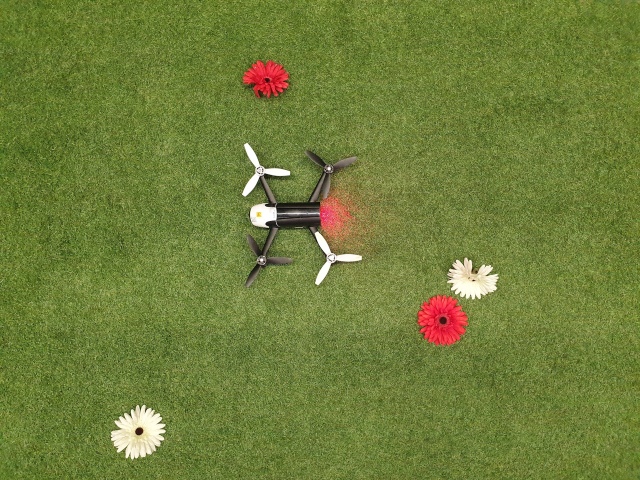
#> input picture bebop_flowers_1.jpg, 1280 x 960 px (shown at 1/2 size); the run also reads 1 picture not shown here
$ jupyter execute 'Optical flow estimation.ipynb'   (shell and % lines are left out)
#> lines starting #> are read from the running program, lines starting #| are printed output that depends on the picture; after the words box and inside, x2 and y2 are one past the last pixel; in counts of white or black regions, pixels touching at a corner belong together
# Optic flow estimation from an image pair

In this notebook, we will explain how to estimate optic flow from an image pair coming from a conventional camera. There are many different optic flow algorithms, ranging from exhaustive block-matching to variational methods, and from phase-based methods to deep neural networks. However, in our explanation, we will focus on the most common, CPU-based, _feature-based method_ that performs two steps:
<OL>
    <LI> Feature detection </LI>
    <LI> Feature tracking </LI>
</OL>

In the code cell below, we implemented a combination of Harris corner detection and Lucas-Kanade optic flow tracking with the help of the Python wrapper of the OpenCV library. In this notebook, we will give a look "under the hood" of what is happening within OpenCV when these functions are called. We will start with the second step, as it is the one that actually determines the optic flow. In particular, we will explain the method developed by Lucas and Kanade [1], which is both a fast and accurate method for determining optic flow. After that we will explain the Harris corner detector [2].

[cell 1]
import cv2
import numpy as np
from matplotlib import pyplot as plt
import scipy
from scipy import signal

plt.rcParams['figure.figsize'] = [12, 8]
plt.rcParams['figure.dpi'] = 100 # 200 e.g. is really fine, but slower

def determine_optic_flow(filename_1, filename_2, max_points = 1000, graphics = True):

    # load the BGR color image:
#> called with filename_1 = 'bebop_flowers_1.jpg', filename_2 = 'bebop_flowers_2.jpg', max_points = 10000, graphics = True
    BGR_1 = cv2.imread(filename_1)
#> BGR_1 is the input picture: shape (960, 1280, 3); mean B, G, R 57.7, 126.4, 111.4
    # convert the image to gray scale:
    gray_1 = cv2.cvtColor(BGR_1, cv2.COLOR_BGR2GRAY)
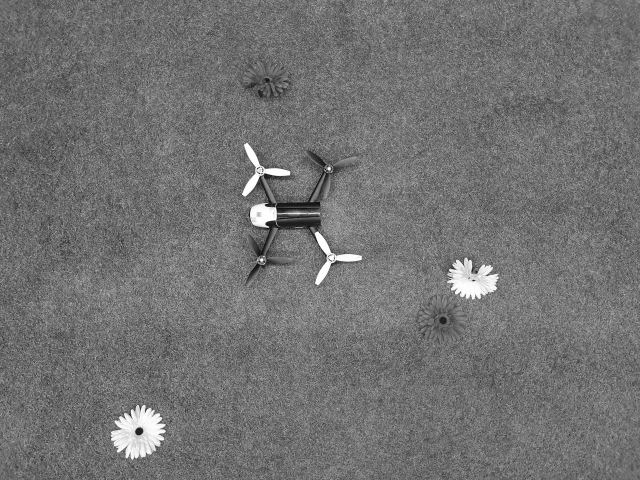
#> gray_1: shape (960, 1280) (shown at 1/2 size); min 1, max 255, mean 114.1
    # load the BGR color image:
    BGR_2 = cv2.imread(filename_2)
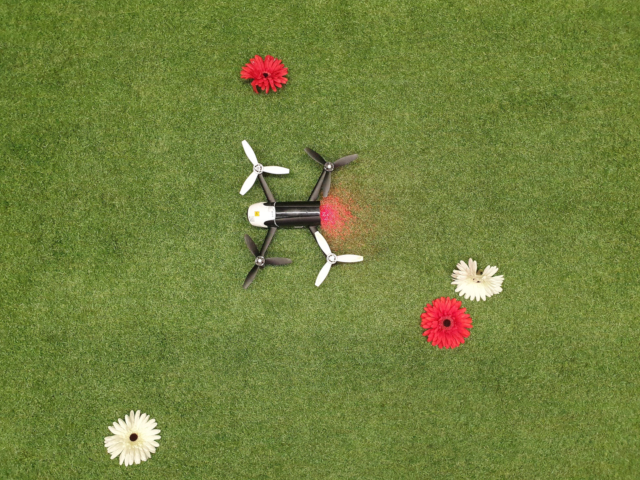
#> input picture bebop_flowers_2.jpg, 1280 x 960 px (shown at 1/2 size)
#> BGR_2 is the input picture: shape (960, 1280, 3); mean B, G, R 60.9, 128.2, 113.7
    # convert the image to gray scale:
    gray_2 = cv2.cvtColor(BGR_2, cv2.COLOR_BGR2GRAY)
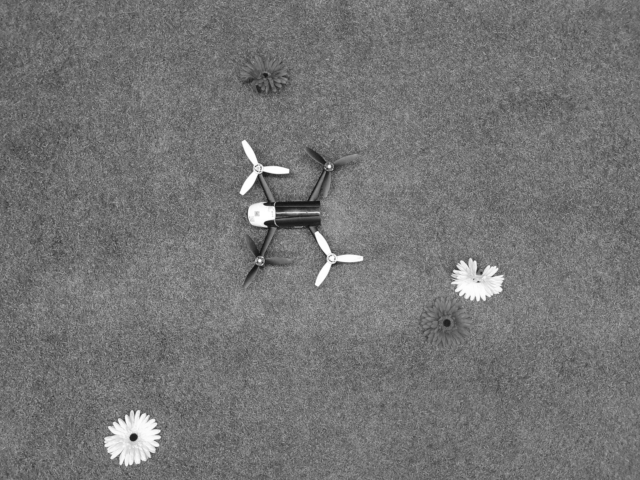
#> gray_2: shape (960, 1280) (shown at 1/2 size); min 12, max 255, mean 116.2

    # (1) Detect features:
    gray_Harris = np.float32(gray_1)
    # https://docs.opencv.org/4.x/dd/d1a/group__imgproc__feature.html#gac1fc3598018010880e370e2f709b4345
    # blockSize	Neighborhood size (see the details on cornerEigenValsAndVecs ).
    # ksize	Aperture parameter for the Sobel operator.
    # k Harris detector free parameter.
    blockSize = 2
    ksize = 3
    k = 0.04
    # threshold_factor (multiplied with max value in image)
    threshold_factor = 0.01
    #  calculate the Harris value everywhere in the image:
    dst = cv2.cornerHarris(gray_Harris, blockSize, ksize, k)
    # dilate the values:
    # dst = cv2.dilate(dst, None)
    # Threshold the Harris values and set the corresponding pixels red
    Corners = dst > threshold_factor * dst.max()
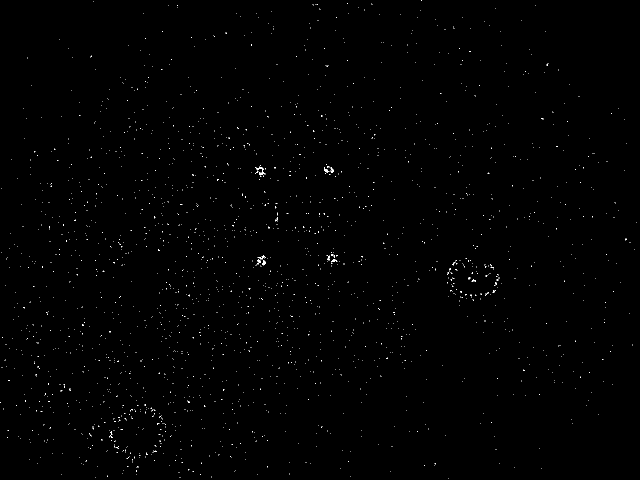
#> Corners: shape (960, 1280) bool (shown at 1/2 size); 0.33% white in thin lines or dots
    Corners = scipy.ndimage.binary_dilation(Corners)
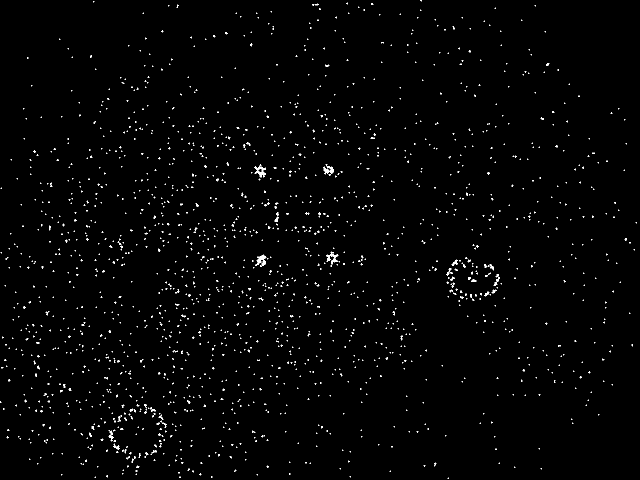
#> Corners: shape (960, 1280) bool (shown at 1/2 size); 1.2% white in thin lines or dots
    BGR_corners = BGR_1.copy()
    BGR_corners[Corners > 0] = [0,0,255]
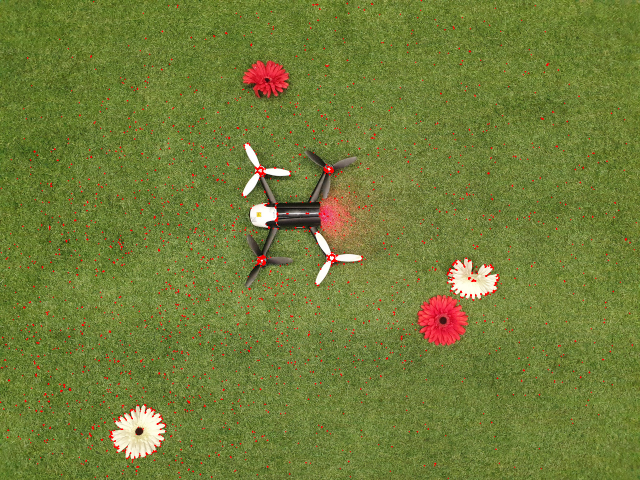
#> BGR_corners: shape (960, 1280, 3) (shown at 1/2 size); 1.22% of pixels changed, all inside (x1, y1, x2, y2) = (0, 0, 1274, 958)
    plt.imshow(cv2.cvtColor(BGR_corners, cv2.COLOR_BGR2RGB))
    plt.title('Corners in red.')

    inds = np.where(Corners > 0)
#> inds = 15022 positions, rows 0 to 957, columns 0 to 1273
    n_points = len(inds[0])
#> n_points = 15022
    corners = np.float32(np.zeros([n_points, 2]));
    for i in range(n_points):
        corners[i, 0] = inds[1][i];
        corners[i, 1] = inds[0][i];
#> after the loop, corners = 15022 pairs, first value 0 to 1273, second value 0 to 957

    if(n_points > max_points):
        inds = np.random.choice(range(n_points), size=max_points)
        corners = corners[inds, :]
#> corners = 10000 pairs, first value 0 to 1272, second value 0 to 956

    # (2) Track the features to the next frame:
    # Parameters for lucas kanade optical flow
    lk_params = dict( winSize  = (15,15),
                      maxLevel = 2,
                      criteria = (cv2.TERM_CRITERIA_EPS | cv2.TERM_CRITERIA_COUNT, 10, 0.03))

    # calculate optical flow
    corners_new, status, error_match = cv2.calcOpticalFlowPyrLK(gray_1, gray_2, corners, None, **lk_params)
#> corners_new = 10000 pairs, first value -26.01 to 1277.4, second value -17.25 to 974.5; status = 10000 values, max 1 at index 0, min 0 at index 82, mean 0.992; error_match = 10000 values, max 1.21e+36 at index 8662, min -7.28e+16 at index 9206, mean 2.12e+32
    flow_vectors = corners_new - corners
#> flow_vectors = 10000 pairs, first value -34.26 to 19.41, second value -35.69 to 24.86

    if(graphics):
        im = (0.5 * cv2.cvtColor(BGR_1.copy(), cv2.COLOR_BGR2RGB).astype(float) + 0.5 * cv2.cvtColor(BGR_2.copy(), cv2.COLOR_BGR2RGB).astype(float)) / 255.0
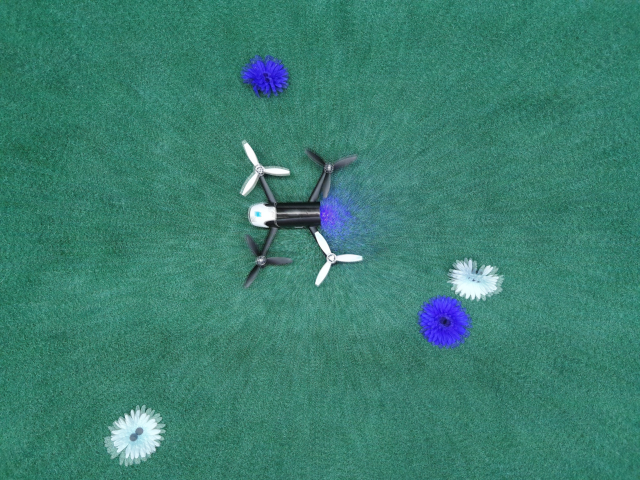
#> im: shape (960, 1280, 3) float64 (shown at 1/2 size); mean B, G, R 0.441, 0.499, 0.233
        n_corners = len(corners)
#> n_corners = 10000
        color = (0.0,1.0,0.0)
        corners = corners.astype(int)
        corners_new = corners_new.astype(int)
#> corners_new = 10000 pairs, first value -26 to 1277, second value -17 to 974
        for p in range(n_corners):
            cv2.arrowedLine(im, tuple(corners[p, :]), tuple(corners_new[p,:]), color, thickness=1, tipLength=0.5)
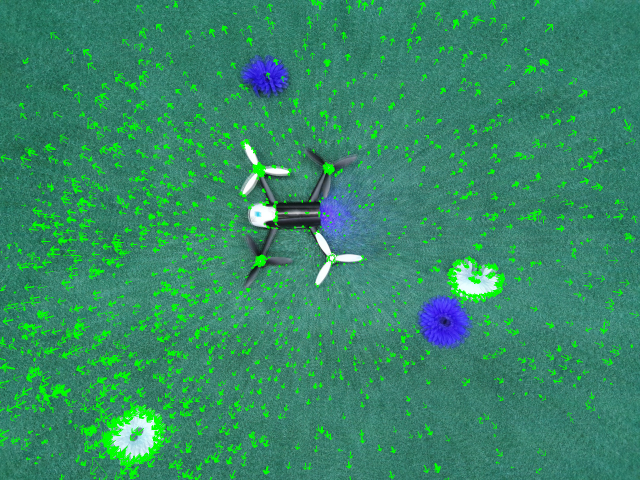
#> im: shape (960, 1280, 3) float64 (shown at 1/2 size); mean B, G, R 0.409, 0.533, 0.214

        plt.imshow(im)
        plt.title('Optic flow with as background image 1 and 2 overlaid with transparency.')

determine_optic_flow('bebop_flowers_1.jpg', 'bebop_flowers_2.jpg',  max_points = 10000)
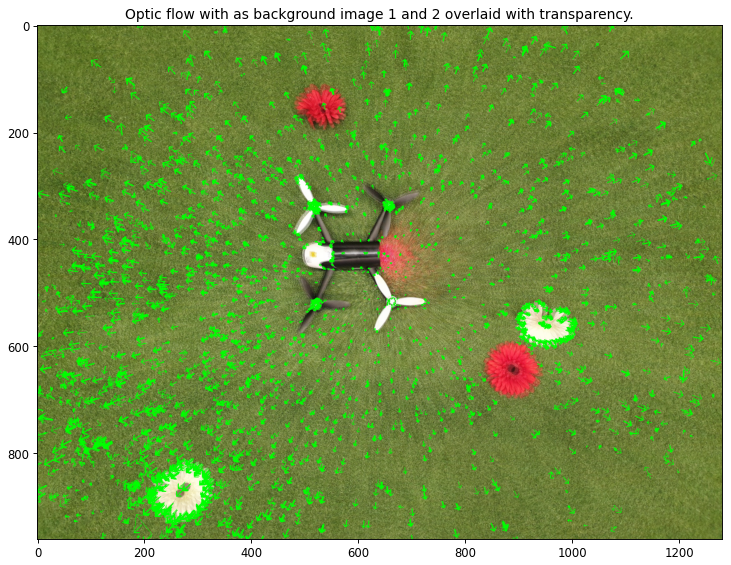
#> figure drawn by matplotlib, 1 panel; B, G, R data is drawn as R, G, B
#> (the rest of the program and of its run is left out)
